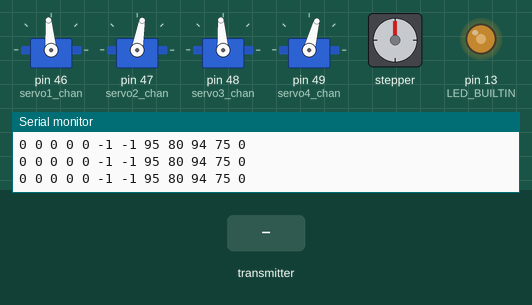
The sketch below on a simulated Arduino Mega 2560, built with avr-gcc and run on an emulated ATmega2560. Parts: 4 × servo, stepper motor, output pins drawn as LEDs (lit = HIGH), the last lines printed to the serial monitor. Dashed ring = blinking. The test bench sets the inputs (shaded band). Stepper angles assume 200 steps per turn.

Above: at 0.89 s.
1.3 s: the transmitter starts sending readChannel.4 = 1000
At 2.5 s:
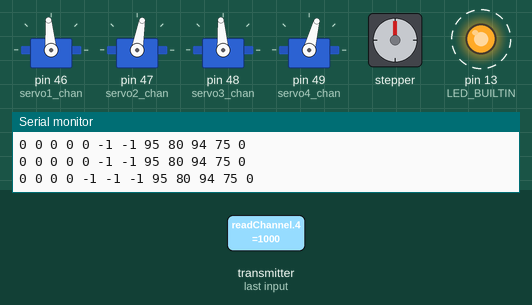
4.3 s: the transmitter starts sending readChannel.0 = 2000
At 6.8 s:
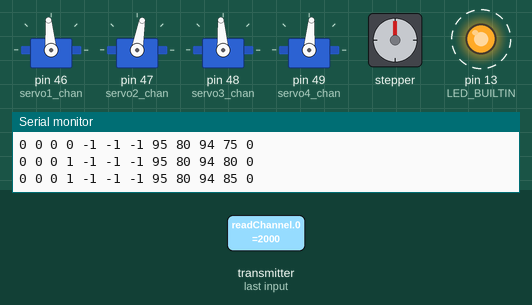
7.3 s: the transmitter starts sending readChannel.1 = 1000
At 9.6 s:
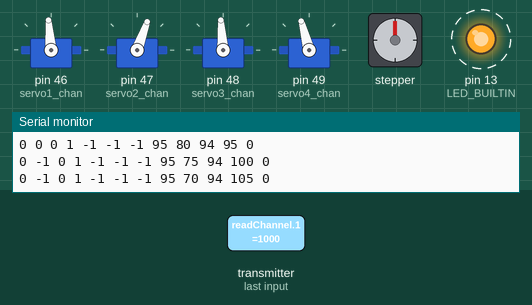
10.3 s: the transmitter starts sending readChannel.3 = 2000
At 12.2 s:
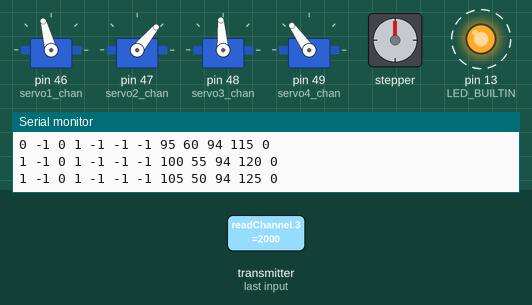
13.3 s: the transmitter starts sending readChannel.2 = 1000
At 15.2 s:
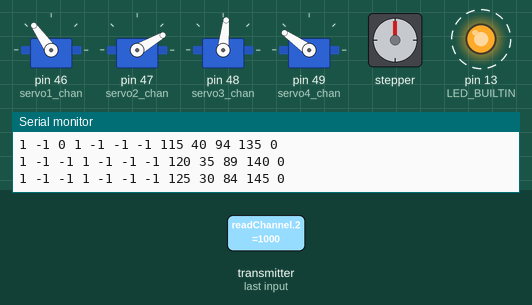
16.3 s: the transmitter starts sending readChannel.0 = 1000
Timing chart, 0 to 22.5 s (numbered marks = the images above; inputs shaded):
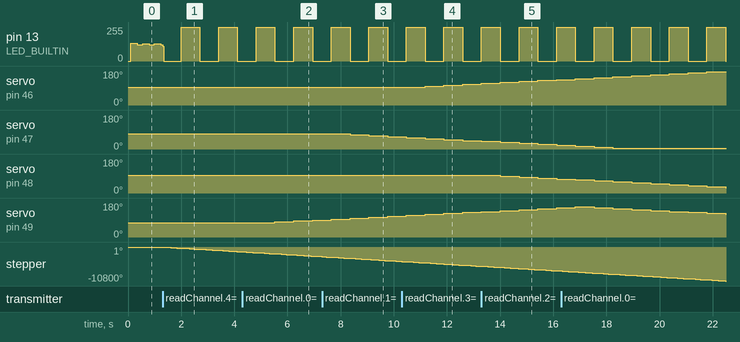

Measured:
- after the input at 1.3 s, stepper: keeps turning counter-clockwise at about 498°/s, starting at once
- after the input at 4.3 s, servo on pin 49 (servo4_chan): 75° → 80° after 1.2 s, → 85° 0.71 s later, → 90° 0.71 s later
- after the input at 7.3 s, servo on pin 47 (servo2_chan): 80° → 75° after 1.1 s, → 70° 0.71 s later, → 65° 0.70 s later
- after the input at 10.3 s, servo on pin 46 (servo1_chan): 95° → 100° after 0.88 s, → 105° 0.71 s later, → 110° 0.70 s later, → 115° 0.71 s later
- after the input at 13.3 s, servo on pin 48 (servo3_chan): 94° → 89° after 0.71 s, → 84° 0.71 s later, → 79° 0.71 s later, → 74° 0.71 s later
- by itself, pin 13 (LED_BUILTIN): alternates 255/255 for 0.71 s and 0/255 for 0.71 s

The sketch:

arm_controller_mega.ino
```cpp
#include <Servo.h>
#include <AccelStepper.h>
#include <IBusBM.h>

#define ly 0
#define lx 2
#define ry 1
#define rx 3
#define vra 4
#define vrb 6

#define servo1_chan 46
#define servo2_chan 47
#define servo3_chan 48
#define servo4_chan 49

#define servo1_centre 95 //calibrated
#define servo2_centre 80  //calibrated
#define servo3_centre 94  //calibrated
#define servo4_centre 75  //calibrated

#define servo1_internal 0  //calibrated
#define servo2_internal 0   //calibrated
#define servo3_internal 10   //calibrated
#define servo4_internal 0   //calibrated

#define servo1_external 180
#define servo2_external 180 //calibrated
#define servo3_external 173 //calibrated
#define servo4_external 180 //calibrated

#define gripper_max_limit 12000 //+ve goes inside, -ve goes outside
#define base_max_limit 3600   //+ve goes cw, -ve goes ccw

// The Y Stepper pins
#define STEPPERY_DIR_PIN A9 //ydir
#define STEPPERY_STEP_PIN A8//ystep
// The Z stepper pins
#define STEPPERZ_DIR_PIN A1//zdir
#define STEPPERZ_STEP_PIN A0//zstep

IBusBM IBus; // IBus object
volatile int val[10];
int servo_status[4]={servo1_centre, servo2_centre, servo3_centre, servo4_centre};
int stepper_status[]={0, 0};
Servo servo1;
Servo servo2;
Servo servo3;
Servo servo4;

AccelStepper stepper_z(AccelStepper::DRIVER, STEPPERZ_STEP_PIN, STEPPERZ_DIR_PIN);
AccelStepper stepper_y(AccelStepper::DRIVER, STEPPERY_STEP_PIN, STEPPERY_DIR_PIN);

bool led_status=0;

void update_vals(){
  for(int i=0; i<10; i++){
    val[i] = IBus.readChannel(i);
  }
}

void move_stepper(int dvra, int dvrb, int dvrc){
  if(dvra==-1 && stepper_status[1]-200>-base_max_limit){
    stepper_status[0]-=200;
    stepper_y.moveTo(stepper_status[0]);
  }
  else if(dvra==1 && stepper_status[0]+200<base_max_limit){
    stepper_status[0]+=200;
    stepper_y.moveTo(stepper_status[0]);
  }
  else if(dvra==0)
    stepper_y.moveTo(stepper_status[0]);

  if(dvrb==1 && stepper_status[1]+200<gripper_max_limit){
    stepper_status[1]+=200;
    stepper_z.moveTo(stepper_status[1]);
  }
  else if(dvrc==1 && stepper_status[1]-200>0){
    stepper_status[1]-=200;
    stepper_z.moveTo(stepper_status[1]);
  }
  //else{
    //do nothing
  //}


  while(stepper_y.distanceToGo()!=0)
      stepper_y.run();
  while(stepper_z.distanceToGo()!=0)
      stepper_z.run();

}

void move_servo(int drx, int dry, int dlx, int dly){
  if(drx==1 && servo_status[0]+5<servo1_external)
    servo_status[0]+=5;
  else if(drx==-1 && servo_status[0]-5>servo1_internal)
    servo_status[0]-=5;

  if(dry==1 && servo_status[1]+5<servo2_external)
    servo_status[1]+=5;
  else if(dry==-1 && servo_status[1]-5>servo2_internal)
    servo_status[1]-=5;

  if(dlx==1 && servo_status[2]+5<servo3_external)
    servo_status[2]+=5;
  else if(dlx==-1 && servo_status[2]-5>servo3_internal)
    servo_status[2]-=5;

  if(dly==1 && servo_status[3]+5<servo4_external)
    servo_status[3]+=5;
  else if(dly==-1 && servo_status[3]-5>servo4_internal)
    servo_status[3]-=5;

  servo1.write(servo_status[0]);
  servo2.write(servo_status[1]);
  servo3.write(servo_status[2]);
  servo4.write(servo_status[3]);

}

void setup_servo(){
  servo1.attach(servo1_chan);
  servo2.attach(servo2_chan);
  servo3.attach(servo3_chan);
  servo4.attach(servo4_chan);
}
void setup_stepper(){
  stepper_z.setMaxSpeed(2500.0);
  stepper_z.setSpeed(2500.0);
  stepper_z.setAcceleration(2500.0);

  stepper_y.setMaxSpeed(2000.0);
  stepper_y.setSpeed(2000.0);
  stepper_y.setAcceleration(1600.0);

}

void setup() {
  pinMode(LED_BUILTIN, OUTPUT);
  Serial.begin(115200);
  IBus.begin(Serial2);
  setup_servo();
  setup_stepper();
  /*
  servo1.write(servo1_centre);
  servo2.write(servo2_centre);
  servo3.write(servo3_internal);
  servo4.write(servo4_internal);

   */


}

void loop() {
  digitalWrite(LED_BUILTIN, led_status);
  update_vals();
  int nrx=map(val[rx], 800, 1800, -1, 1);
  int nry=map(val[ry], 800, 1800, -1, 1);
  int nlx=map(val[lx], 800, 1800, -1, 1);
  int nly=map(val[ly], 800, 1800, -1, 1);
  int nvra=map(val[vra], 800, 1800, -1, 1);
  int nvrb=map(val[vrb], 1000, 1800, -1, 1);
  int nvrc=map(val[vrb+1], 1000, 1800, -1, 1);

  move_stepper(nvra, nvrb, nvrc);
  move_servo(nrx, nry, nlx, nly);
  Serial.print(nrx);
  Serial.print(" ");
  Serial.print(nry);
  Serial.print(" ");
  Serial.print(nlx);
  Serial.print(" ");
  Serial.print(nly);
  Serial.print(" ");
  Serial.print(nvra);
  Serial.print(" ");
  Serial.print(nvrb);
  Serial.print(" ");
  Serial.print(nvrc);
  Serial.print(" ");
  //Serial.print();
  for(int i=0; i<4; i++){
    Serial.print(servo_status[i]);
    Serial.print(" ");
  }
  Serial.print(stepper_status[1]);
  Serial.println();

  led_status ^=1;
  delay(1);
  //stepper_y.run();
  //stepper_z.run();

}
```
